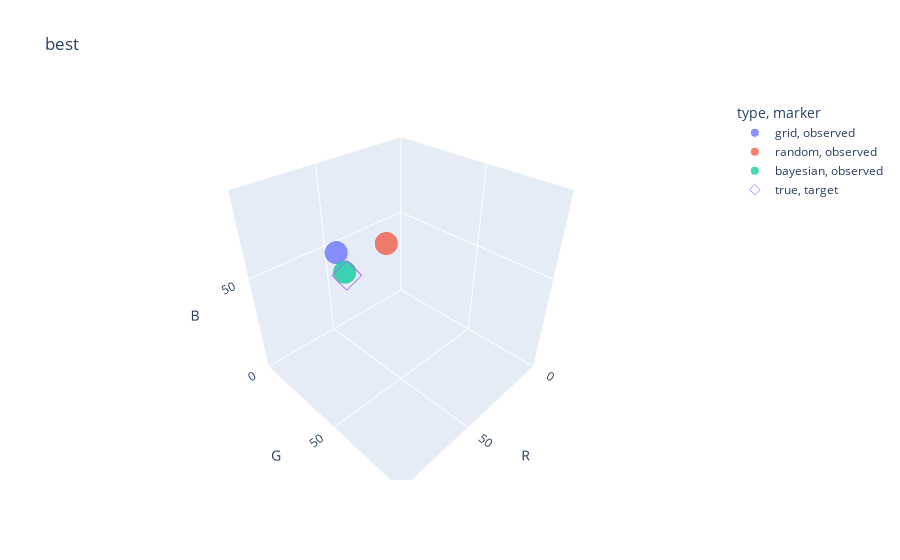

The notebook cell this image was saved under:
### Markdown cell above
Finally, we can take a look at how close the best experiments from each algorithm
compare to the true target inputs.

### Code cell
true_inputs = pd.DataFrame({key: val for key, val in zip(["R", "G", "B"], sdl.get_target_inputs())}, index=[0])
true_inputs["type"] = "true"
best_grid_inputs = grid_df.iloc[grid_df["frechet"].idxmin()][["R", "G", "B", "type"]]
best_random_inputs = random_df.iloc[random_df["frechet"].idxmin()][["R", "G", "B", "type"]]
best_bayes_inputs = bayes_df.iloc[bayes_df["frechet"].idxmin()][["R", "G", "B", "type"]]

best_df = pd.concat([best_grid_inputs, best_random_inputs, best_bayes_inputs], axis=1).T
best_df["marker"] = "observed"
true_inputs["marker"] = "target"
best_df = pd.concat([best_df, true_inputs], axis=0)
bnds = sdl.bounds
fig = px.scatter_3d(best_df, x="R", y="G", z="B", color="type", symbol="marker", title="best").update_layout(
    scene=dict(
        xaxis=dict(
            nticks=4,
            range=[bnds["R"][0], bnds["R"][1]],
        ),
        yaxis=dict(
            nticks=4,
            range=[bnds["G"][0], bnds["G"][1]],
        ),
        zaxis=dict(
            nticks=4,
            range=[bnds["B"][0], bnds["B"][1]],
        ),
    ),
)
fig.update_traces(marker={"opacity": 0.75})
fig.data[-1].marker.symbol = "diamond-open"
fig

### Figure 1 — Plotly figure (JSON) as saved in the notebook; plotly's stock layout.template omitted (floating-point values rounded to 4 significant figures)
{"data": [{"hovertemplate": "type=grid<br>marker=observed<br>R=%{x}<br>G=%{y}<br>B=%{z}<extra></extra>", "legendgroup": "grid, observed", "marker": {"color": "#636efa", "opacity": 0.75, "symbol": "circle"}, "mode": "markers", "name": "grid, observed", "scene": "scene", "showlegend": true, "type": "scatter3d", "x": [44], "y": [0], "z": [44]}, {"hovertemplate": "type=random<br>marker=observed<br>R=%{x}<br>G=%{y}<br>B=%{z}<extra></extra>", "legendgroup": "random, observed", "marker": {"color": "#EF553B", "opacity": 0.75, "symbol": "circle"}, "mode": "markers", "name": "random, observed", "scene": "scene", "showlegend": true, "type": "scatter3d", "x": [15], "y": [4], "z": [39]}, {"hovertemplate": "type=bayesian<br>marker=observed<br>R=%{x}<br>G=%{y}<br>B=%{z}<extra></extra>", "legendgroup": "bayesian, observed", "marker": {"color": "#00cc96", "opacity": 0.75, "symbol": "circle"}, "mode": "markers", "name": "bayesian, observed", "scene": "scene", "showlegend": true, "type": "scatter3d", "x": [40], "y": [0], "z": [31]}, {"hovertemplate": "type=true<br>marker=target<br>R=%{x}<br>G=%{y}<br>B=%{z}<extra></extra>", "legendgroup": "true, target", "marker": {"color": "#ab63fa", "opacity": 0.75, "symbol": "diamond-open"}, "mode": "markers", "name": "true, target", "scene": "scene", "showlegend": true, "type": "scatter3d", "x": [41], "y": [3], "z": [31]}], "layout": {"legend": {"title": {"text": "type, marker"}, "tracegroupgap": 0}, "scene": {"domain": {"x": [0, 1], "y": [0, 1]}, "xaxis": {"nticks": 4, "range": [0, 89], "title": {"text": "R"}}, "yaxis": {"nticks": 4, "range": [0, 89], "title": {"text": "G"}}, "zaxis": {"nticks": 4, "range": [0, 89], "title": {"text": "B"}}}, "title": {"text": "best"}}}
